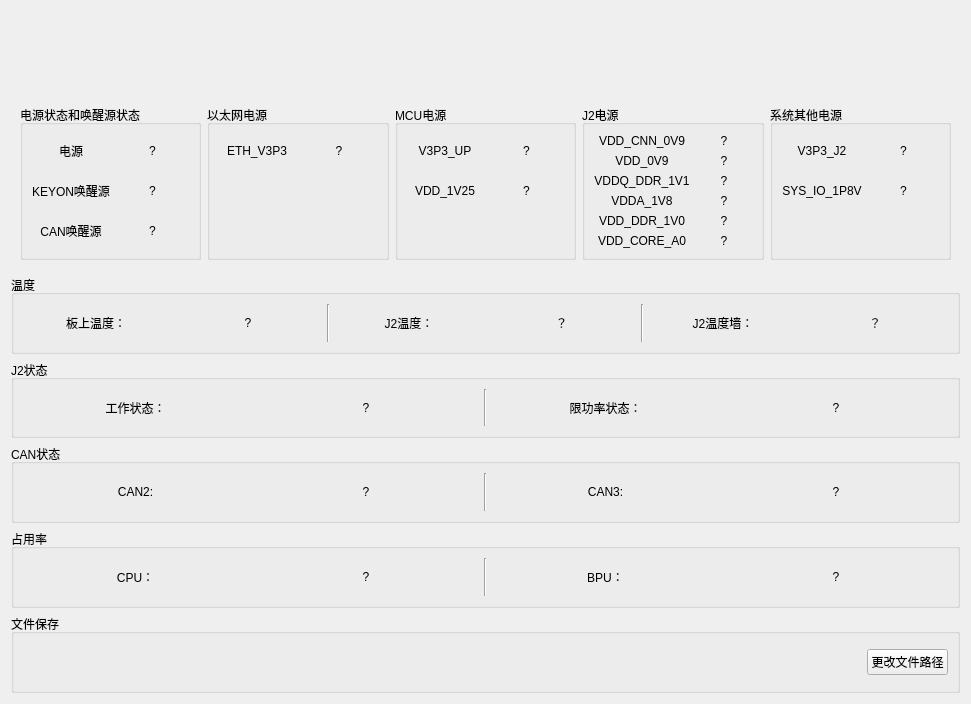
<?xml version="1.0" encoding="UTF-8"?>
<ui version="4.0">
 <class>EmcWidget</class>
 <widget class="QWidget" name="EmcWidget">
  <property name="geometry">
   <rect>
    <x>0</x>
    <y>0</y>
    <width>971</width>
    <height>704</height>
   </rect>
  </property>
  <property name="windowTitle">
   <string>Form</string>
  </property>
  <layout class="QVBoxLayout" name="verticalLayout">
   <item>
    <widget class="QWidget" name="titleWidget" native="true">
     <layout class="QHBoxLayout" name="horizontalLayout_3">
      <item>
       <widget class="QLabel" name="LB_devInd">
        <property name="text">
         <string/>
        </property>
       </widget>
      </item>
      <item>
       <widget class="QLabel" name="LB_title">
        <property name="text">
         <string/>
        </property>
        <property name="alignment">
         <set>Qt::AlignCenter</set>
        </property>
       </widget>
      </item>
      <item>
       <widget class="QLabel" name="LB_devChan">
        <property name="text">
         <string/>
        </property>
       </widget>
      </item>
     </layout>
    </widget>
   </item>
   <item>
    <widget class="QWidget" name="PowerWidget" native="true">
     <property name="sizePolicy">
      <sizepolicy hsizetype="Preferred" vsizetype="Preferred">
       <horstretch>0</horstretch>
       <verstretch>0</verstretch>
      </sizepolicy>
     </property>
     <layout class="QHBoxLayout" name="horizontalLayout">
      <item>
       <widget class="QGroupBox" name="groupBox_4">
        <property name="title">
         <string>电源状态和唤醒源状态</string>
        </property>
        <layout class="QGridLayout" name="gridLayout">
         <item row="1" column="1">
          <widget class="QLabel" name="LB_KEYON">
           <property name="text">
            <string>?</string>
           </property>
           <property name="alignment">
            <set>Qt::AlignCenter</set>
           </property>
          </widget>
         </item>
         <item row="0" column="0">
          <widget class="QLabel" name="label">
           <property name="text">
            <string>电源</string>
           </property>
           <property name="alignment">
            <set>Qt::AlignCenter</set>
           </property>
          </widget>
         </item>
         <item row="0" column="1">
          <widget class="QLabel" name="LB_Power">
           <property name="text">
            <string>?</string>
           </property>
           <property name="alignment">
            <set>Qt::AlignCenter</set>
           </property>
          </widget>
         </item>
         <item row="1" column="0">
          <widget class="QLabel" name="label_3">
           <property name="text">
            <string>KEYON唤醒源</string>
           </property>
           <property name="alignment">
            <set>Qt::AlignCenter</set>
           </property>
          </widget>
         </item>
         <item row="2" column="0">
          <widget class="QLabel" name="label_5">
           <property name="text">
            <string>CAN唤醒源</string>
           </property>
           <property name="alignment">
            <set>Qt::AlignCenter</set>
           </property>
          </widget>
         </item>
         <item row="2" column="1">
          <widget class="QLabel" name="LB_CAN">
           <property name="text">
            <string>?</string>
           </property>
           <property name="alignment">
            <set>Qt::AlignCenter</set>
           </property>
          </widget>
         </item>
        </layout>
       </widget>
      </item>
      <item>
       <widget class="QGroupBox" name="groupBox_5">
        <property name="title">
         <string>以太网电源</string>
        </property>
        <layout class="QGridLayout" name="gridLayout_2">
         <item row="0" column="0">
          <widget class="QLabel" name="label_7">
           <property name="text">
            <string>ETH_V3P3</string>
           </property>
           <property name="alignment">
            <set>Qt::AlignCenter</set>
           </property>
          </widget>
         </item>
         <item row="0" column="1">
          <widget class="QLabel" name="LB_ETH">
           <property name="text">
            <string>?</string>
           </property>
           <property name="alignment">
            <set>Qt::AlignCenter</set>
           </property>
          </widget>
         </item>
         <item row="1" column="1">
          <widget class="QLabel" name="label_10">
           <property name="text">
            <string/>
           </property>
          </widget>
         </item>
         <item row="1" column="0">
          <widget class="QLabel" name="label_9">
           <property name="text">
            <string/>
           </property>
          </widget>
         </item>
         <item row="2" column="0">
          <widget class="QLabel" name="label_11">
           <property name="text">
            <string/>
           </property>
          </widget>
         </item>
         <item row="2" column="1">
          <widget class="QLabel" name="label_12">
           <property name="text">
            <string/>
           </property>
          </widget>
         </item>
        </layout>
       </widget>
      </item>
      <item>
       <widget class="QGroupBox" name="groupBox_6">
        <property name="title">
         <string>MCU电源</string>
        </property>
        <layout class="QGridLayout" name="gridLayout_3">
         <item row="1" column="0">
          <widget class="QLabel" name="label_15">
           <property name="text">
            <string>VDD_1V25</string>
           </property>
           <property name="alignment">
            <set>Qt::AlignCenter</set>
           </property>
          </widget>
         </item>
         <item row="2" column="1">
          <widget class="QLabel" name="label_18">
           <property name="text">
            <string/>
           </property>
          </widget>
         </item>
         <item row="0" column="1">
          <widget class="QLabel" name="LB_MCU_UP">
           <property name="text">
            <string>?</string>
           </property>
           <property name="alignment">
            <set>Qt::AlignCenter</set>
           </property>
          </widget>
         </item>
         <item row="1" column="1">
          <widget class="QLabel" name="LB_VDD">
           <property name="text">
            <string>?</string>
           </property>
           <property name="alignment">
            <set>Qt::AlignCenter</set>
           </property>
          </widget>
         </item>
         <item row="2" column="0">
          <widget class="QLabel" name="label_17">
           <property name="text">
            <string/>
           </property>
          </widget>
         </item>
         <item row="0" column="0">
          <widget class="QLabel" name="label_13">
           <property name="text">
            <string>V3P3_UP</string>
           </property>
           <property name="alignment">
            <set>Qt::AlignCenter</set>
           </property>
          </widget>
         </item>
        </layout>
       </widget>
      </item>
      <item>
       <widget class="QGroupBox" name="groupBox_7">
        <property name="title">
         <string>J2电源</string>
        </property>
        <layout class="QGridLayout" name="gridLayout_4">
         <item row="0" column="0">
          <widget class="QLabel" name="label_19">
           <property name="text">
            <string>VDD_CNN_0V9</string>
           </property>
           <property name="alignment">
            <set>Qt::AlignCenter</set>
           </property>
          </widget>
         </item>
         <item row="0" column="1">
          <widget class="QLabel" name="LB_J2_CNN">
           <property name="text">
            <string>?</string>
           </property>
           <property name="alignment">
            <set>Qt::AlignCenter</set>
           </property>
          </widget>
         </item>
         <item row="1" column="0">
          <widget class="QLabel" name="label_21">
           <property name="text">
            <string>VDD_0V9</string>
           </property>
           <property name="alignment">
            <set>Qt::AlignCenter</set>
           </property>
          </widget>
         </item>
         <item row="1" column="1">
          <widget class="QLabel" name="LB_J2_VDD">
           <property name="text">
            <string>?</string>
           </property>
           <property name="alignment">
            <set>Qt::AlignCenter</set>
           </property>
          </widget>
         </item>
         <item row="2" column="0">
          <widget class="QLabel" name="label_23">
           <property name="text">
            <string>VDDQ_DDR_1V1</string>
           </property>
           <property name="alignment">
            <set>Qt::AlignCenter</set>
           </property>
          </widget>
         </item>
         <item row="2" column="1">
          <widget class="QLabel" name="LB_J2_VDDQ">
           <property name="text">
            <string>?</string>
           </property>
           <property name="alignment">
            <set>Qt::AlignCenter</set>
           </property>
          </widget>
         </item>
         <item row="3" column="0">
          <widget class="QLabel" name="label_24">
           <property name="text">
            <string>VDDA_1V8</string>
           </property>
           <property name="alignment">
            <set>Qt::AlignCenter</set>
           </property>
          </widget>
         </item>
         <item row="3" column="1">
          <widget class="QLabel" name="LB_J2_VDDA">
           <property name="text">
            <string>?</string>
           </property>
           <property name="alignment">
            <set>Qt::AlignCenter</set>
           </property>
          </widget>
         </item>
         <item row="4" column="0">
          <widget class="QLabel" name="label_25">
           <property name="text">
            <string>VDD_DDR_1V0</string>
           </property>
           <property name="alignment">
            <set>Qt::AlignCenter</set>
           </property>
          </widget>
         </item>
         <item row="4" column="1">
          <widget class="QLabel" name="LB_J2_DDR">
           <property name="text">
            <string>?</string>
           </property>
           <property name="alignment">
            <set>Qt::AlignCenter</set>
           </property>
          </widget>
         </item>
         <item row="5" column="0">
          <widget class="QLabel" name="label_26">
           <property name="text">
            <string>VDD_CORE_A0</string>
           </property>
           <property name="alignment">
            <set>Qt::AlignCenter</set>
           </property>
          </widget>
         </item>
         <item row="5" column="1">
          <widget class="QLabel" name="LB_J2_CORE">
           <property name="text">
            <string>?</string>
           </property>
           <property name="alignment">
            <set>Qt::AlignCenter</set>
           </property>
          </widget>
         </item>
        </layout>
       </widget>
      </item>
      <item>
       <widget class="QGroupBox" name="groupBox_8">
        <property name="title">
         <string>系统其他电源</string>
        </property>
        <layout class="QGridLayout" name="gridLayout_5">
         <item row="0" column="1">
          <widget class="QLabel" name="LB_J2">
           <property name="text">
            <string>?</string>
           </property>
           <property name="alignment">
            <set>Qt::AlignCenter</set>
           </property>
          </widget>
         </item>
         <item row="2" column="1">
          <widget class="QLabel" name="label_36">
           <property name="text">
            <string/>
           </property>
          </widget>
         </item>
         <item row="0" column="0">
          <widget class="QLabel" name="label_31">
           <property name="text">
            <string>V3P3_J2</string>
           </property>
           <property name="alignment">
            <set>Qt::AlignCenter</set>
           </property>
          </widget>
         </item>
         <item row="1" column="1">
          <widget class="QLabel" name="LB_SYS">
           <property name="text">
            <string>?</string>
           </property>
           <property name="alignment">
            <set>Qt::AlignCenter</set>
           </property>
          </widget>
         </item>
         <item row="2" column="0">
          <widget class="QLabel" name="label_35">
           <property name="text">
            <string/>
           </property>
          </widget>
         </item>
         <item row="1" column="0">
          <widget class="QLabel" name="label_33">
           <property name="text">
            <string>SYS_IO_1P8V</string>
           </property>
           <property name="alignment">
            <set>Qt::AlignCenter</set>
           </property>
          </widget>
         </item>
        </layout>
       </widget>
      </item>
     </layout>
    </widget>
   </item>
   <item>
    <widget class="QGroupBox" name="groupBox_9">
     <property name="sizePolicy">
      <sizepolicy hsizetype="Preferred" vsizetype="Preferred">
       <horstretch>0</horstretch>
       <verstretch>0</verstretch>
      </sizepolicy>
     </property>
     <property name="title">
      <string>温度</string>
     </property>
     <layout class="QGridLayout" name="gridLayout_7">
      <item row="0" column="7">
       <widget class="QLabel" name="label_30">
        <property name="text">
         <string>？</string>
        </property>
        <property name="alignment">
         <set>Qt::AlignCenter</set>
        </property>
       </widget>
      </item>
      <item row="0" column="1">
       <widget class="QLabel" name="LB_Temp">
        <property name="text">
         <string>?</string>
        </property>
        <property name="alignment">
         <set>Qt::AlignCenter</set>
        </property>
       </widget>
      </item>
      <item row="0" column="3">
       <widget class="QLabel" name="label_8">
        <property name="text">
         <string>J2温度：</string>
        </property>
        <property name="alignment">
         <set>Qt::AlignCenter</set>
        </property>
       </widget>
      </item>
      <item row="0" column="2">
       <widget class="Line" name="line_2">
        <property name="orientation">
         <enum>Qt::Vertical</enum>
        </property>
       </widget>
      </item>
      <item row="0" column="4">
       <widget class="QLabel" name="LB_Temp_J2">
        <property name="text">
         <string>？</string>
        </property>
        <property name="alignment">
         <set>Qt::AlignCenter</set>
        </property>
       </widget>
      </item>
      <item row="0" column="0">
       <widget class="QLabel" name="label_4">
        <property name="text">
         <string>板上温度：</string>
        </property>
        <property name="alignment">
         <set>Qt::AlignCenter</set>
        </property>
       </widget>
      </item>
      <item row="0" column="6">
       <widget class="QLabel" name="label_29">
        <property name="text">
         <string>J2温度墙：</string>
        </property>
        <property name="alignment">
         <set>Qt::AlignCenter</set>
        </property>
       </widget>
      </item>
      <item row="0" column="5">
       <widget class="Line" name="line_4">
        <property name="orientation">
         <enum>Qt::Vertical</enum>
        </property>
       </widget>
      </item>
     </layout>
    </widget>
   </item>
   <item>
    <widget class="QGroupBox" name="groupBox_10">
     <property name="sizePolicy">
      <sizepolicy hsizetype="Preferred" vsizetype="Preferred">
       <horstretch>0</horstretch>
       <verstretch>0</verstretch>
      </sizepolicy>
     </property>
     <property name="title">
      <string>J2状态</string>
     </property>
     <layout class="QGridLayout" name="gridLayout_6">
      <item row="0" column="1">
       <widget class="QLabel" name="LB_J2_Status">
        <property name="text">
         <string>?</string>
        </property>
        <property name="alignment">
         <set>Qt::AlignCenter</set>
        </property>
       </widget>
      </item>
      <item row="0" column="4">
       <widget class="QLabel" name="LB_J2_powDown">
        <property name="text">
         <string>?</string>
        </property>
        <property name="alignment">
         <set>Qt::AlignCenter</set>
        </property>
       </widget>
      </item>
      <item row="0" column="3">
       <widget class="QLabel" name="label_28">
        <property name="text">
         <string>限功率状态：</string>
        </property>
        <property name="alignment">
         <set>Qt::AlignCenter</set>
        </property>
       </widget>
      </item>
      <item row="0" column="0">
       <widget class="QLabel" name="label_27">
        <property name="text">
         <string>工作状态：</string>
        </property>
        <property name="alignment">
         <set>Qt::AlignCenter</set>
        </property>
       </widget>
      </item>
      <item row="0" column="2">
       <widget class="Line" name="line_3">
        <property name="orientation">
         <enum>Qt::Vertical</enum>
        </property>
       </widget>
      </item>
     </layout>
    </widget>
   </item>
   <item>
    <widget class="QGroupBox" name="groupBox_11">
     <property name="sizePolicy">
      <sizepolicy hsizetype="Preferred" vsizetype="Preferred">
       <horstretch>0</horstretch>
       <verstretch>0</verstretch>
      </sizepolicy>
     </property>
     <property name="title">
      <string>CAN状态</string>
     </property>
     <layout class="QHBoxLayout" name="horizontalLayout_2">
      <item>
       <widget class="QLabel" name="label_41">
        <property name="text">
         <string>CAN2:</string>
        </property>
        <property name="alignment">
         <set>Qt::AlignCenter</set>
        </property>
       </widget>
      </item>
      <item>
       <widget class="QLabel" name="LB_CAN2_Status">
        <property name="text">
         <string>?</string>
        </property>
        <property name="alignment">
         <set>Qt::AlignCenter</set>
        </property>
       </widget>
      </item>
      <item>
       <widget class="Line" name="line">
        <property name="orientation">
         <enum>Qt::Vertical</enum>
        </property>
       </widget>
      </item>
      <item>
       <widget class="QLabel" name="label_40">
        <property name="text">
         <string>CAN3:</string>
        </property>
        <property name="alignment">
         <set>Qt::AlignCenter</set>
        </property>
       </widget>
      </item>
      <item>
       <widget class="QLabel" name="LB_CAN3_Status">
        <property name="text">
         <string>?</string>
        </property>
        <property name="alignment">
         <set>Qt::AlignCenter</set>
        </property>
       </widget>
      </item>
     </layout>
    </widget>
   </item>
   <item>
    <widget class="QGroupBox" name="groupBox_13">
     <property name="title">
      <string>占用率</string>
     </property>
     <layout class="QHBoxLayout" name="horizontalLayout_5">
      <item>
       <widget class="QLabel" name="label_34">
        <property name="text">
         <string>CPU：</string>
        </property>
        <property name="alignment">
         <set>Qt::AlignCenter</set>
        </property>
       </widget>
      </item>
      <item>
       <widget class="QLabel" name="LB_CPU">
        <property name="text">
         <string>?</string>
        </property>
        <property name="alignment">
         <set>Qt::AlignCenter</set>
        </property>
       </widget>
      </item>
      <item>
       <widget class="Line" name="line_5">
        <property name="orientation">
         <enum>Qt::Vertical</enum>
        </property>
       </widget>
      </item>
      <item>
       <widget class="QLabel" name="label_38">
        <property name="text">
         <string>BPU：</string>
        </property>
        <property name="alignment">
         <set>Qt::AlignCenter</set>
        </property>
       </widget>
      </item>
      <item>
       <widget class="QLabel" name="LB_BPU">
        <property name="text">
         <string>?</string>
        </property>
        <property name="alignment">
         <set>Qt::AlignCenter</set>
        </property>
       </widget>
      </item>
     </layout>
    </widget>
   </item>
   <item>
    <widget class="QGroupBox" name="groupBox">
     <property name="title">
      <string>文件保存</string>
     </property>
     <layout class="QHBoxLayout" name="horizontalLayout_4">
      <item>
       <widget class="QLabel" name="LB_Filepath">
        <property name="sizePolicy">
         <sizepolicy hsizetype="Preferred" vsizetype="Preferred">
          <horstretch>0</horstretch>
          <verstretch>0</verstretch>
         </sizepolicy>
        </property>
        <property name="text">
         <string/>
        </property>
       </widget>
      </item>
      <item>
       <widget class="QPushButton" name="btn_file">
        <property name="sizePolicy">
         <sizepolicy hsizetype="Fixed" vsizetype="Fixed">
          <horstretch>0</horstretch>
          <verstretch>0</verstretch>
         </sizepolicy>
        </property>
        <property name="text">
         <string>更改文件路径</string>
        </property>
       </widget>
      </item>
     </layout>
    </widget>
   </item>
  </layout>
 </widget>
 <resources/>
 <connections/>
</ui>
